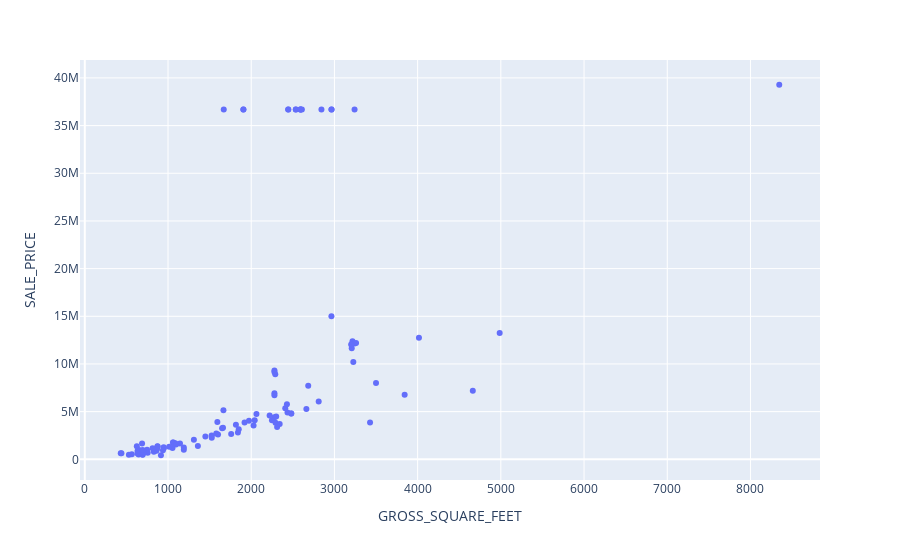

The cell this chart's notebook holds for it:
### Code cell
# Make a Plotly Express scatter plot of GROSS_SQUARE_FEET vs SALE_PRICE
import plotly.express as px

px.scatter(subset, x='GROSS_SQUARE_FEET', y='SALE_PRICE')
